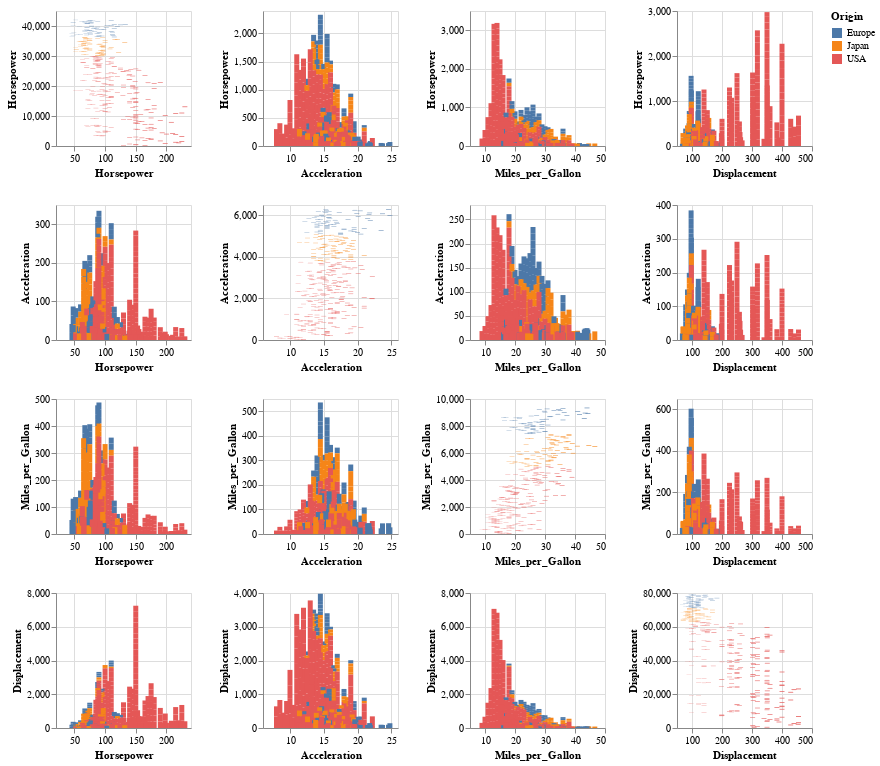

This figure's notebook cell:
### Code cell
# Change points diagrams to histograms
alt.Chart(cars).mark_bar().encode(
    alt.X(alt.repeat("column"), type='quantitative'),
    alt.Y(alt.repeat("row"), type='quantitative'),
    color='Origin:N',
    tooltip='Origin:N'
).properties(
    width=135, 
    height=135
).repeat(
    row=['Horsepower', 'Acceleration', 'Miles_per_Gallon', 'Displacement'],
    column=['Horsepower', 'Acceleration', 'Miles_per_Gallon', 'Displacement']
).interactive()

### Figure 1 — Vega-Lite specification as saved in the notebook (floating-point values rounded to 4 significant figures; data arrays with more than 128 entries replaced by an {"elided": "..."} marker saying what was removed)
{"config": {"view": {"continuousWidth": 300, "continuousHeight": 300}}, "repeat": {"column": ["Horsepower", "Acceleration", "Miles_per_Gallon", "Displacement"], "row": ["Horsepower", "Acceleration", "Miles_per_Gallon", "Displacement"]}, "spec": {"data": {"name": "data-f02450ab61490a1363517a0190416235"}, "mark": {"type": "bar"}, "encoding": {"color": {"field": "Origin", "type": "nominal"}, "tooltip": {"field": "Origin", "type": "nominal"}, "x": {"field": {"repeat": "column"}, "type": "quantitative"}, "y": {"field": {"repeat": "row"}, "type": "quantitative"}}, "height": 135, "name": "view_8", "width": 135}, "params": [{"name": "param_19", "select": {"type": "interval", "encodings": ["x", "y"]}, "bind": "scales", "views": ["view_8_child__row_Horsepowercolumn_Horsepower", "view_8_child__row_Horsepowercolumn_Acceleration", "view_8_child__row_Horsepowercolumn_Miles_per_Gallon", "view_8_child__row_Horsepowercolumn_Displacement", "view_8_child__row_Accelerationcolumn_Horsepower", "view_8_child__row_Accelerationcolumn_Acceleration", "view_8_child__row_Accelerationcolumn_Miles_per_Gallon", "view_8_child__row_Accelerationcolumn_Displacement", "view_8_child__row_Miles_per_Galloncolumn_Horsepower", "view_8_child__row_Miles_per_Galloncolumn_Acceleration", "view_8_child__row_Miles_per_Galloncolumn_Miles_per_Gallon", "view_8_child__row_Miles_per_Galloncolumn_Displacement", "view_8_child__row_Displacementcolumn_Horsepower", "view_8_child__row_Displacementcolumn_Acceleration", "view_8_child__row_Displacementcolumn_Miles_per_Gallon", "view_8_child__row_Displacementcolumn_Displacement"]}], "$schema": "https://vega.github.io/schema/vega-lite/v5.15.1.json", "datasets": {"data-f02450ab61490a1363517a0190416235": {"elided": "406 records"}}}
